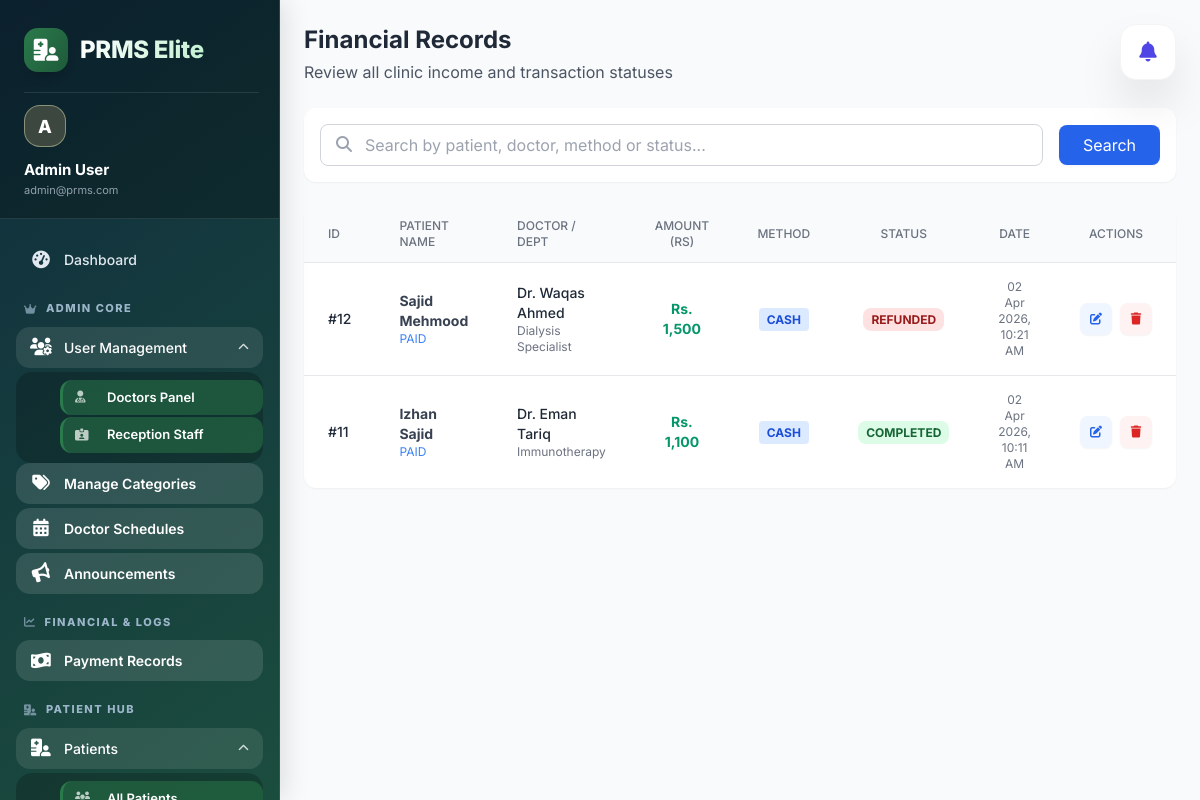
/admin/payments/index.php (signed in), run on an earlier commit of the app's database.
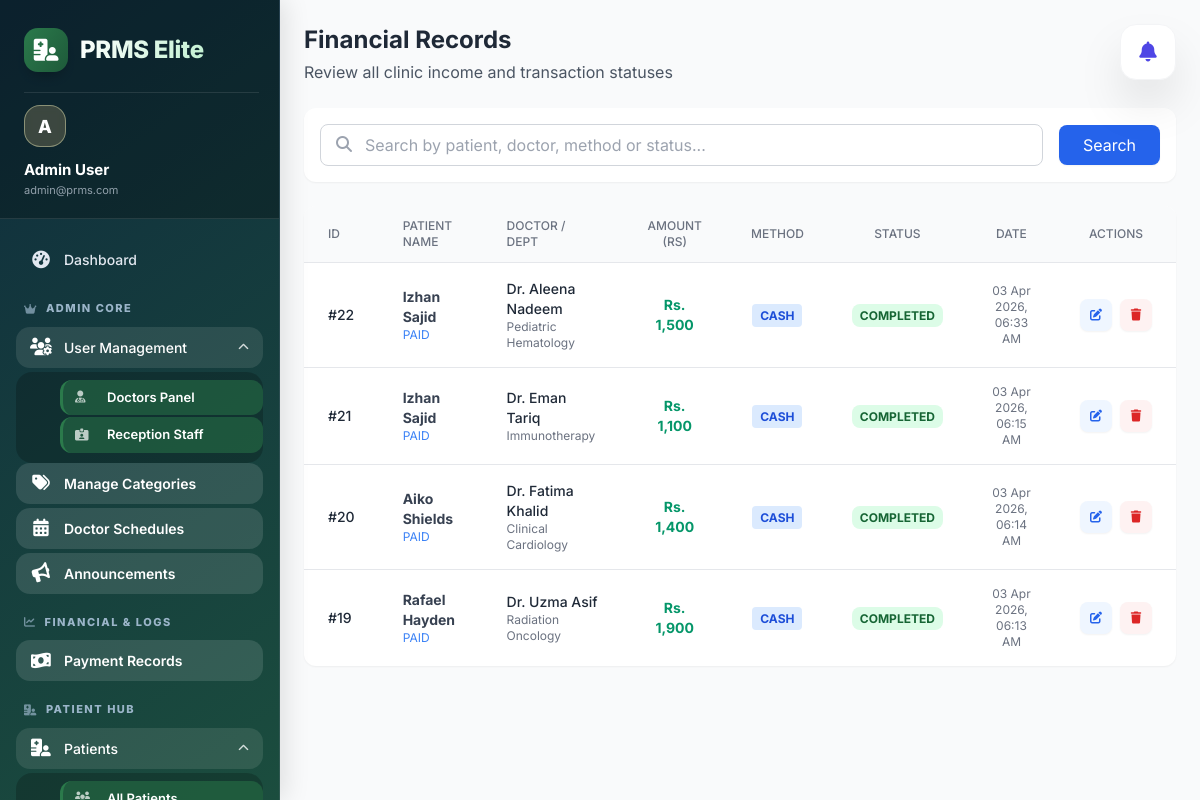
And on a later commit of the database.
### tables this page shows
CREATE TABLE `payments` (
  `id` int(11) NOT NULL,
  `appointment_id` int(11) NOT NULL,
  `patient_id` int(11) NOT NULL,
  `doctor_id` int(11) NOT NULL,
  `amount` decimal(10,2) NOT NULL,
  `payment_method` varchar(50) NOT NULL DEFAULT 'cash',
  `status` varchar(50) NOT NULL DEFAULT 'pending',
  `transaction_id` varchar(100) DEFAULT NULL,
  `payment_date` datetime DEFAULT NULL,
  `notes` text DEFAULT NULL,
  `created_at` timestamp NOT NULL DEFAULT current_timestamp()
);

CREATE TABLE `patients` (
  `id` int(11) NOT NULL,
  `name` varchar(100) DEFAULT NULL,
  `age` int(11) DEFAULT NULL,
  `weight` decimal(5,2) DEFAULT NULL,
  `disease` int(11) DEFAULT NULL,
  `gender` enum('male','female','other') DEFAULT NULL,
  `phone` varchar(20) DEFAULT NULL,
  `address` text DEFAULT NULL,
  `blood_group` varchar(10) DEFAULT NULL,
  `status` enum('active','inactive') DEFAULT 'active',
  `created_at` timestamp NOT NULL DEFAULT current_timestamp()
);

CREATE TABLE `users` (
  `id` int(11) NOT NULL,
  `role_id` int(11) DEFAULT NULL,
  `name` varchar(100) DEFAULT NULL,
  `email` varchar(100) DEFAULT NULL,
  `phone` varchar(20) DEFAULT NULL,
  `password` varchar(100) DEFAULT NULL,
  `status` enum('active','inactive') DEFAULT 'active',
  `created_at` timestamp NOT NULL DEFAULT current_timestamp(),
  `updated_at` timestamp NULL DEFAULT NULL
);

CREATE TABLE `doctors` (
  `id` int(11) NOT NULL,
  `user_id` int(11) DEFAULT NULL,
  `specialization` varchar(100) DEFAULT NULL,
  `category_id` int(11) DEFAULT NULL,
  `status` enum('active','inactive') DEFAULT 'active',
  `consultation_fee` decimal(10,2) DEFAULT 500.00,
  `max_patients` int(11) DEFAULT 20,
  `experience_years` int(11) DEFAULT 0,
  `qualification` varchar(255) DEFAULT NULL,
  `about` text DEFAULT NULL,
  `created_at` timestamp NOT NULL DEFAULT current_timestamp(),
  `updated_at` timestamp NOT NULL DEFAULT current_timestamp() ON UPDATE current_timestamp()
);

### admin/payments/index.php (the view, shortened to what the changed rows need)
<?php
require_once '../../config/db.php';
$limit = 10;
$page = isset($_GET['page']) ? (int)$_GET['page'] : 1;
$offset = ($page - 1) * $limit;
$where_clause = "";
$query = "SELECT p.*, pt.name as patient_name, u.name as doctor_name, d.specialization
          FROM payments p
          JOIN patients pt ON p.patient_id = pt.id
          JOIN doctors d ON p.doctor_id = d.id
          JOIN users u ON d.user_id = u.id
          $where_clause
          ORDER BY p.created_at DESC
          LIMIT $limit OFFSET $offset";
$result = mysqli_query($conn, $query);
include '../../includes/header.php';
?>
<div class="flex-1 overflow-y-auto hide-scrollbar bg-gray-50">
    <div class="p-6">
        <div class="flex justify-between items-center mb-6">
            <div>
                <h1 class="text-2xl font-bold text-gray-800">Financial Records</h1>
            </div>
        </div>
        <div class="bg-white rounded-xl shadow-sm overflow-hidden">
            <div class="overflow-x-auto">
                <table class="w-full">
                    <thead class="bg-gray-50 border-b">
                        <tr>
                            <th class="px-6 py-3 text-left text-xs font-medium text-gray-500 uppercase">ID</th>
                            <th class="px-6 py-3 text-left text-xs font-medium text-gray-500 uppercase">Patient Name</th>
                            <th class="px-6 py-3 text-left text-xs font-medium text-gray-500 uppercase">Doctor / Dept</th>
                            <th class="px-6 py-3 text-left text-xs font-medium text-gray-500 uppercase text-center">Amount (Rs)</th>
                            <th class="px-6 py-3 text-left text-xs font-medium text-gray-500 uppercase text-center">Method</th>
                            <th class="px-6 py-3 text-left text-xs font-medium text-gray-500 uppercase text-center">Status</th>
                            <th class="px-6 py-3 text-left text-xs font-medium text-gray-500 uppercase text-center">Date</th>
                            <th class="px-6 py-3 text-left text-xs font-medium text-gray-500 uppercase text-center">Actions</th>
                        </tr>
                    </thead>
                    <tbody class="divide-y divide-gray-200 text-sm">
                        <?php if (mysqli_num_rows($result) > 0): ?>
                            <?php while ($row = mysqli_fetch_assoc($result)): ?>
                                <tr class="hover:bg-gray-50 transition">
                                    <td class="px-6 py-4 font-medium text-gray-800">#<?php echo $row['id']; ?></td>
                                    <td class="px-6 py-4">
                                        <div class="font-bold text-gray-700"><?php echo htmlspecialchars($row['patient_name']); ?></div>
                                        <div class="text-xs text-blue-500">PAID</div>
                                    </td>
                                    <td class="px-6 py-4">
                                        <div class="text-gray-800 font-medium"><?php echo htmlspecialchars($row['doctor_name']); ?></div>
                                        <div class="text-xs text-gray-500"><?php echo htmlspecialchars($row['specialization']); ?></div>
                                    </td>
                                    <td class="px-6 py-4 text-center font-bold text-emerald-600">
                                        Rs. <?php echo number_format($row['amount'], 0); ?>
                                    </td>
                                    <td class="px-6 py-4 text-center">
                                        <span class="px-2 py-1 text-xs rounded bg-blue-100 text-blue-700 font-bold uppercase">
                                            <?php echo $row['payment_method']; ?>
                                        </span>
                                    </td>
                                    <td class="px-6 py-4 text-center">
                                        <span class="px-2 py-1 text-xs rounded-lg font-bold
                                            <?php echo $row['status'] == 'completed' ? 'bg-green-100 text-green-800' : ($row['status'] == 'pending' ? 'bg-yellow-100 text-yellow-800' : 'bg-red-100 text-red-800'); ?>">
                                            <?php echo strtoupper($row['status']); ?>
                                        </span>
                                    </td>
                                    <td class="px-6 py-4 text-center text-xs text-gray-500">
                                        <?php echo date('d M Y, h:i A', strtotime($row['created_at'])); ?>
                                    </td>
                                    <td class="px-6 py-4">
                                        <div class="flex items-center justify-center gap-2">
                                            <a href="edit.php?id=<?php echo $row['id']; ?>"
                                               class="w-8 h-8 flex items-center justify-center rounded-lg bg-blue-50 text-blue-600 hover:bg-blue-600 hover:text-white transition-all shadow-sm"
                                               title="Edit Billing Details">
                                                <i class="fas fa-edit text-xs"></i>
                                            </a>
                                            <a href="javascript:void(0)"
                                               onclick="confirmDelete(<?php echo $row['id']; ?>, '<?php echo number_format($row['amount'], 0); ?>')"
                                               class="w-8 h-8 flex items-center justify-center rounded-lg bg-red-50 text-red-600 hover:bg-red-600 hover:text-white transition-all shadow-sm"
                                               title="Remove Transaction">
                                                <i class="fas fa-trash text-xs"></i>
                                            </a>
                                        </div>
                                    </td>
                                </tr>
                            <?php endwhile; ?>
                        <?php endif; ?>
                    </tbody>
                </table>
            </div>
        </div>
    </div>
</div>

What changed in the data, as far as the page shows it:
removed payments: id "12", patient.name "Sajid Mehmood", users.name "Dr. Waqas Ahmed", doctor.specialization "Dialysis Specialist", amount "1,500", payment_method "CASH", status "REFUNDED", created_at "02 Apr 2026, 10:21 AM"
removed payments: id "11", patient.name "Izhan Sajid", users.name "Dr. Eman Tariq", doctor.specialization "Immunotherapy", amount "1,100", payment_method "CASH", status "COMPLETED", created_at "02 Apr 2026, 10:11 AM"
added payments: id "22", patient.name "Izhan Sajid", users.name "Dr. Aleena Nadeem", doctor.specialization "Pediatric Hematology", amount "1,500", payment_method "CASH", status "COMPLETED", created_at "03 Apr 2026, 06:33 AM"
added payments: id "21", patient.name "Izhan Sajid", users.name "Dr. Eman Tariq", doctor.specialization "Immunotherapy", amount "1,100", payment_method "CASH", status "COMPLETED", created_at "03 Apr 2026, 06:15 AM"
added payments: id "20", patient.name "Aiko Shields", users.name "Dr. Fatima Khalid", doctor.specialization "Clinical Cardiology", amount "1,400", payment_method "CASH", status "COMPLETED", created_at "03 Apr 2026, 06:14 AM"
added payments: id "19", patient.name "Rafael Hayden", users.name "Dr. Uzma Asif", doctor.specialization "Radiation Oncology", amount "1,900", payment_method "CASH", status "COMPLETED", created_at "03 Apr 2026, 06:13 AM"
